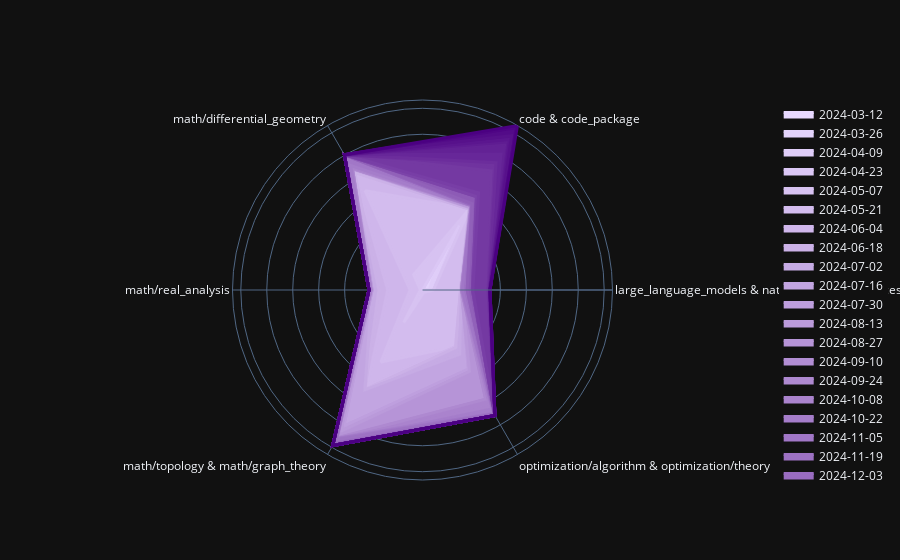

Notebook source saved alongside this figure:
### Code cell
progress_web(
    instances,
    "tags",
    "inferred_date",
    ts_delta="2w",
    groups=[
        ["code", "code_package"],
        ["large_language_models", "natural_language_processing"],
        ["math/topology", "math/graph_theory"],
        ["optimization/algorithm", "optimization/theory"],
        "math/differential_geometry",
        "math/real_analysis",
    ],
).show()

### Figure 1 — Plotly figure (JSON) as saved in the notebook; plotly's stock layout.template omitted (floating-point values rounded to 4 significant figures)
{"data": [{"fill": "tonext", "fillcolor": "#e8d9ff", "line": {"color": "#e8d9ff", "width": 3}, "mode": "lines", "name": "2024-03-12", "r": [1, 0, 0, 0, 0, 0, 1, 1], "theta": ["large_language_models & natural_language_processing", "code & code_package", "math/differential_geometry", "math/real_analysis", "math/topology & math/graph_theory", "optimization/algorithm & optimization/theory", "large_language_models & natural_language_processing"], "type": "scatterpolar"}, {"fill": "tonext", "fillcolor": "#e3d3fb", "line": {"color": "#e3d3fb", "width": 3}, "mode": "lines", "name": "2024-03-26", "r": [7, 29, 0, 0, 0, 0, 7, 7], "theta": ["large_language_models & natural_language_processing", "code & code_package", "math/differential_geometry", "math/real_analysis", "math/topology & math/graph_theory", "optimization/algorithm & optimization/theory", "large_language_models & natural_language_processing"], "type": "scatterpolar"}, {"fill": "tonext", "fillcolor": "#dfcdf8", "line": {"color": "#dfcdf8", "width": 3}, "mode": "lines", "name": "2024-04-09", "r": [20, 109, 0, 0, 0, 0, 20, 20], "theta": ["large_language_models & natural_language_processing", "code & code_package", "math/differential_geometry", "math/real_analysis", "math/topology & math/graph_theory", "optimization/algorithm & optimization/theory", "large_language_models & natural_language_processing"], "type": "scatterpolar"}, {"fill": "tonext", "fillcolor": "#dbc7f5", "line": {"color": "#dbc7f5", "width": 3}, "mode": "lines", "name": "2024-04-23", "r": [21, 143, 0, 0, 2, 0, 21, 21], "theta": ["large_language_models & natural_language_processing", "code & code_package", "math/differential_geometry", "math/real_analysis", "math/topology & math/graph_theory", "optimization/algorithm & optimization/theory", "large_language_models & natural_language_processing"], "type": "scatterpolar"}, {"fill": "tonext", "fillcolor": "#d7c2f1", "line": {"color": "#d7c2f1", "width": 3}, "mode": "lines", "name": "2024-05-07", "r": [21, 179, 34, 4, 72, 5, 21, 21], "theta": ["large_language_models & natural_language_processing", "code & code_package", "math/differential_geometry", "math/real_analysis", "math/topology & math/graph_theory", "optimization/algorithm & optimization/theory", "large_language_models & natural_language_processing"], "type": "scatterpolar"}, {"fill": "tonext", "fillcolor": "#d3bcee", "line": {"color": "#d3bcee", "width": 3}, "mode": "lines", "name": "2024-05-21", "r": [73, 180, 221, 24, 160, 126, 73, 73], "theta": ["large_language_models & natural_language_processing", "code & code_package", "math/differential_geometry", "math/real_analysis", "math/topology & math/graph_theory", "optimization/algorithm & optimization/theory", "large_language_models & natural_language_processing"], "type": "scatterpolar"}, {"fill": "tonext", "fillcolor": "#cfb6eb", "line": {"color": "#cfb6eb", "width": 3}, "mode": "lines", "name": "2024-06-04", "r": [73, 180, 259, 67, 213, 126, 73, 73], "theta": ["large_language_models & natural_language_processing", "code & code_package", "math/differential_geometry", "math/real_analysis", "math/topology & math/graph_theory", "optimization/algorithm & optimization/theory", "large_language_models & natural_language_processing"], "type": "scatterpolar"}, {"fill": "tonext", "fillcolor": "#cbb1e7", "line": {"color": "#cbb1e7", "width": 3}, "mode": "lines", "name": "2024-06-18", "r": [73, 180, 261, 84, 221, 128, 73, 73], "theta": ["large_language_models & natural_language_processing", "code & code_package", "math/differential_geometry", "math/real_analysis", "math/topology & math/graph_theory", "optimization/algorithm & optimization/theory", "large_language_models & natural_language_processing"], "type": "scatterpolar"}, {"fill": "tonext", "fillcolor": "#c6abe4", "line": {"color": "#c6abe4", "width": 3}, "mode": "lines", "name": "2024-07-02", "r": [75, 183, 268, 97, 222, 143, 75, 75], "theta": ["large_language_models & natural_language_processing", "code & code_package", "math/differential_geometry", "math/real_analysis", "math/topology & math/graph_theory", "optimization/algorithm & optimization/theory", "large_language_models & natural_language_processing"], "type": "scatterpolar"}, {"fill": "tonext", "fillcolor": "#c2a5e1", "line": {"color": "#c2a5e1", "width": 3}, "mode": "lines", "name": "2024-07-16", "r": [75, 183, 270, 97, 301, 175, 75, 75], "theta": ["large_language_models & natural_language_processing", "code & code_package", "math/differential_geometry", "math/real_analysis", "math/topology & math/graph_theory", "optimization/algorithm & optimization/theory", "large_language_models & natural_language_processing"], "type": "scatterpolar"}, {"fill": "tonext", "fillcolor": "#be9fde", "line": {"color": "#be9fde", "width": 3}, "mode": "lines", "name": "2024-07-30", "r": [75, 184, 270, 97, 302, 176, 75, 75], "theta": ["large_language_models & natural_language_processing", "code & code_package", "math/differential_geometry", "math/real_analysis", "math/topology & math/graph_theory", "optimization/algorithm & optimization/theory", "large_language_models & natural_language_processing"], "type": "scatterpolar"}, {"fill": "tonext", "fillcolor": "#ba9ada", "line": {"color": "#ba9ada", "width": 3}, "mode": "lines", "name": "2024-08-13", "r": [75, 184, 270, 97, 314, 181, 75, 75], "theta": ["large_language_models & natural_language_processing", "code & code_package", "math/differential_geometry", "math/real_analysis", "math/topology & math/graph_theory", "optimization/algorithm & optimization/theory", "large_language_models & natural_language_processing"], "type": "scatterpolar"}, {"fill": "tonext", "fillcolor": "#b694d7", "line": {"color": "#b694d7", "width": 3}, "mode": "lines", "name": "2024-08-27", "r": [75, 186, 270, 99, 328, 243, 75, 75], "theta": ["large_language_models & natural_language_processing", "code & code_package", "math/differential_geometry", "math/real_analysis", "math/topology & math/graph_theory", "optimization/algorithm & optimization/theory", "large_language_models & natural_language_processing"], "type": "scatterpolar"}, {"fill": "tonext", "fillcolor": "#b28ed4", "line": {"color": "#b28ed4", "width": 3}, "mode": "lines", "name": "2024-09-10", "r": [75, 188, 270, 99, 328, 243, 75, 75], "theta": ["large_language_models & natural_language_processing", "code & code_package", "math/differential_geometry", "math/real_analysis", "math/topology & math/graph_theory", "optimization/algorithm & optimization/theory", "large_language_models & natural_language_processing"], "type": "scatterpolar"}, {"fill": "tonext", "fillcolor": "#ae89d0", "line": {"color": "#ae89d0", "width": 3}, "mode": "lines", "name": "2024-09-24", "r": [75, 188, 270, 99, 329, 243, 75, 75], "theta": ["large_language_models & natural_language_processing", "code & code_package", "math/differential_geometry", "math/real_analysis", "math/topology & math/graph_theory", "optimization/algorithm & optimization/theory", "large_language_models & natural_language_processing"], "type": "scatterpolar"}, {"fill": "tonext", "fillcolor": "#aa83cd", "line": {"color": "#aa83cd", "width": 3}, "mode": "lines", "name": "2024-10-08", "r": [75, 188, 273, 99, 330, 259, 75, 75], "theta": ["large_language_models & natural_language_processing", "code & code_package", "math/differential_geometry", "math/real_analysis", "math/topology & math/graph_theory", "optimization/algorithm & optimization/theory", "large_language_models & natural_language_processing"], "type": "scatterpolar"}, {"fill": "tonext", "fillcolor": "#a57dca", "line": {"color": "#a57dca", "width": 3}, "mode": "lines", "name": "2024-10-22", "r": [76, 188, 277, 101, 330, 270, 76, 76], "theta": ["large_language_models & natural_language_processing", "code & code_package", "math/differential_geometry", "math/real_analysis", "math/topology & math/graph_theory", "optimization/algorithm & optimization/theory", "large_language_models & natural_language_processing"], "type": "scatterpolar"}, {"fill": "tonext", "fillcolor": "#a177c7", "line": {"color": "#a177c7", "width": 3}, "mode": "lines", "name": "2024-11-05", "r": [77, 188, 295, 103, 331, 274, 77, 77], "theta": ["large_language_models & natural_language_processing", "code & code_package", "math/differential_geometry", "math/real_analysis", "math/topology & math/graph_theory", "optimization/algorithm & optimization/theory", "large_language_models & natural_language_processing"], "type": "scatterpolar"}, {"fill": "tonext", "fillcolor": "#9d72c3", "line": {"color": "#9d72c3", "width": 3}, "mode": "lines", "name": "2024-11-19", "r": [83, 189, 300, 103, 333, 276, 83, 83], "theta": ["large_language_models & natural_language_processing", "code & code_package", "math/differential_geometry", "math/real_analysis", "math/topology & math/graph_theory", "optimization/algorithm & optimization/theory", "large_language_models & natural_language_processing"], "type": "scatterpolar"}, {"fill": "tonext", "fillcolor": "#996cc0", "line": {"color": "#996cc0", "width": 3}, "mode": "lines", "name": "2024-12-03", "r": [86, 190, 300, 103, 342, 276, 86, 86], "theta": ["large_language_models & natural_language_processing", "code & code_package", "math/differential_geometry", "math/real_analysis", "math/topology & math/graph_theory", "optimization/algorithm & optimization/theory", "large_language_models & natural_language_processing"], "type": "scatterpolar"}, {"fill": "tonext", "fillcolor": "#9566bd", "line": {"color": "#9566bd", "width": 3}, "mode": "lines", "name": "2024-12-17", "r": [86, 190, 300, 103, 343, 279, 86, 86], "theta": ["large_language_models & natural_language_processing", "code & code_package", "math/differential_geometry", "math/real_analysis", "math/topology & math/graph_theory", "optimization/algorithm & optimization/theory", "large_language_models & natural_language_processing"], "type": "scatterpolar"}, {"fill": "tonext", "fillcolor": "#9161b9", "line": {"color": "#9161b9", "width": 3}, "mode": "lines", "name": "2024-12-31", "r": [86, 192, 301, 103, 346, 279, 86, 86], "theta": ["large_language_models & natural_language_processing", "code & code_package", "math/differential_geometry", "math/real_analysis", "math/topology & math/graph_theory", "optimization/algorithm & optimization/theory", "large_language_models & natural_language_processing"], "type": "scatterpolar"}, {"fill": "tonext", "fillcolor": "#8d5bb6", "line": {"color": "#8d5bb6", "width": 3}, "mode": "lines", "name": "2025-01-14", "r": [96, 205, 301, 103, 346, 279, 96, 96], "theta": ["large_language_models & natural_language_processing", "code & code_package", "math/differential_geometry", "math/real_analysis", "math/topology & math/graph_theory", "optimization/algorithm & optimization/theory", "large_language_models & natural_language_processing"], "type": "scatterpolar"}, {"fill": "tonext", "fillcolor": "#8855b3", "line": {"color": "#8855b3", "width": 3}, "mode": "lines", "name": "2025-01-28", "r": [96, 207, 301, 103, 346, 279, 96, 96], "theta": ["large_language_models & natural_language_processing", "code & code_package", "math/differential_geometry", "math/real_analysis", "math/topology & math/graph_theory", "optimization/algorithm & optimization/theory", "large_language_models & natural_language_processing"], "type": "scatterpolar"}, {"fill": "tonext", "fillcolor": "#844fb0", "line": {"color": "#844fb0", "width": 3}, "mode": "lines", "name": "2025-02-11", "r": [96, 208, 301, 103, 346, 279, 96, 96], "theta": ["large_language_models & natural_language_processing", "code & code_package", "math/differential_geometry", "math/real_analysis", "math/topology & math/graph_theory", "optimization/algorithm & optimization/theory", "large_language_models & natural_language_processing"], "type": "scatterpolar"}, {"fill": "tonext", "fillcolor": "#804aac", "line": {"color": "#804aac", "width": 3}, "mode": "lines", "name": "2025-02-25", "r": [96, 208, 301, 103, 346, 279, 96, 96], "theta": ["large_language_models & natural_language_processing", "code & code_package", "math/differential_geometry", "math/real_analysis", "math/topology & math/graph_theory", "optimization/algorithm & optimization/theory", "large_language_models & natural_language_processing"], "type": "scatterpolar"}, {"fill": "tonext", "fillcolor": "#7c44a9", "line": {"color": "#7c44a9", "width": 3}, "mode": "lines", "name": "2025-03-11", "r": [96, 208, 301, 103, 346, 279, 96, 96], "theta": ["large_language_models & natural_language_processing", "code & code_package", "math/differential_geometry", "math/real_analysis", "math/topology & math/graph_theory", "optimization/algorithm & optimization/theory", "large_language_models & natural_language_processing"], "type": "scatterpolar"}, {"fill": "tonext", "fillcolor": "#783ea6", "line": {"color": "#783ea6", "width": 3}, "mode": "lines", "name": "2025-03-25", "r": [97, 216, 301, 103, 346, 279, 97, 97], "theta": ["large_language_models & natural_language_processing", "code & code_package", "math/differential_geometry", "math/real_analysis", "math/topology & math/graph_theory", "optimization/algorithm & optimization/theory", "large_language_models & natural_language_processing"], "type": "scatterpolar"}, {"fill": "tonext", "fillcolor": "#7439a2", "line": {"color": "#7439a2", "width": 3}, "mode": "lines", "name": "2025-04-08", "r": [126, 265, 301, 103, 346, 279, 126, 126], "theta": ["large_language_models & natural_language_processing", "code & code_package", "math/differential_geometry", "math/real_analysis", "math/topology & math/graph_theory", "optimization/algorithm & optimization/theory", "large_language_models & natural_language_processing"], "type": "scatterpolar"}, {"fill": "tonext", "fillcolor": "#70339f", "line": {"color": "#70339f", "width": 3}, "mode": "lines", "name": "2025-04-22", "r": [126, 278, 301, 103, 346, 279, 126, 126], "theta": ["large_language_models & natural_language_processing", "code & code_package", "math/differential_geometry", "math/real_analysis", "math/topology & math/graph_theory", "optimization/algorithm & optimization/theory", "large_language_models & natural_language_processing"], "type": "scatterpolar"}, {"fill": "tonext", "fillcolor": "#6c2d9c", "line": {"color": "#6c2d9c", "width": 3}, "mode": "lines", "name": "2025-05-06", "r": [128, 283, 301, 103, 346, 279, 128, 128], "theta": ["large_language_models & natural_language_processing", "code & code_package", "math/differential_geometry", "math/real_analysis", "math/topology & math/graph_theory", "optimization/algorithm & optimization/theory", "large_language_models & natural_language_processing"], "type": "scatterpolar"}, {"fill": "tonext", "fillcolor": "#672799", "line": {"color": "#672799", "width": 3}, "mode": "lines", "name": "2025-05-20", "r": [129, 302, 301, 103, 346, 279, 129, 129], "theta": ["large_language_models & natural_language_processing", "code & code_package", "math/differential_geometry", "math/real_analysis", "math/topology & math/graph_theory", "optimization/algorithm & optimization/theory", "large_language_models & natural_language_processing"], "type": "scatterpolar"}, {"fill": "tonext", "fillcolor": "#632295", "line": {"color": "#632295", "width": 3}, "mode": "lines", "name": "2025-06-03", "r": [129, 325, 301, 103, 346, 279, 129, 129], "theta": ["large_language_models & natural_language_processing", "code & code_package", "math/differential_geometry", "math/real_analysis", "math/topology & math/graph_theory", "optimization/algorithm & optimization/theory", "large_language_models & natural_language_processing"], "type": "scatterpolar"}, {"fill": "tonext", "fillcolor": "#5f1c92", "line": {"color": "#5f1c92", "width": 3}, "mode": "lines", "name": "2025-06-17", "r": [129, 329, 301, 103, 346, 279, 129, 129], "theta": ["large_language_models & natural_language_processing", "code & code_package", "math/differential_geometry", "math/real_analysis", "math/topology & math/graph_theory", "optimization/algorithm & optimization/theory", "large_language_models & natural_language_processing"], "type": "scatterpolar"}, {"fill": "tonext", "fillcolor": "#5b168f", "line": {"color": "#5b168f", "width": 3}, "mode": "lines", "name": "2025-07-01", "r": [130, 335, 301, 103, 346, 279, 130, 130], "theta": ["large_language_models & natural_language_processing", "code & code_package", "math/differential_geometry", "math/real_analysis", "math/topology & math/graph_theory", "optimization/algorithm & optimization/theory", "large_language_models & natural_language_processing"], "type": "scatterpolar"}, {"fill": "tonext", "fillcolor": "#57118b", "line": {"color": "#57118b", "width": 3}, "mode": "lines", "name": "2025-07-15", "r": [130, 343, 301, 103, 346, 279, 130, 130], "theta": ["large_language_models & natural_language_processing", "code & code_package", "math/differential_geometry", "math/real_analysis", "math/topology & math/graph_theory", "optimization/algorithm & optimization/theory", "large_language_models & natural_language_processing"], "type": "scatterpolar"}, {"fill": "tonext", "fillcolor": "#530b88", "line": {"color": "#530b88", "width": 3}, "mode": "lines", "name": "2025-07-29", "r": [130, 361, 301, 103, 346, 279, 130, 130], "theta": ["large_language_models & natural_language_processing", "code & code_package", "math/differential_geometry", "math/real_analysis", "math/topology & math/graph_theory", "optimization/algorithm & optimization/theory", "large_language_models & natural_language_processing"], "type": "scatterpolar"}, {"fill": "tonext", "fillcolor": "#4f0585", "line": {"color": "#4f0585", "width": 3}, "mode": "lines", "name": "2025-08-12", "r": [130, 361, 301, 103, 346, 279, 130, 130], "theta": ["large_language_models & natural_language_processing", "code & code_package", "math/differential_geometry", "math/real_analysis", "math/topology & math/graph_theory", "optimization/algorithm & optimization/theory", "large_language_models & natural_language_processing"], "type": "scatterpolar"}, {"fill": "tonext", "fillcolor": "#4b0082", "line": {"color": "#4b0082", "width": 3}, "mode": "lines", "name": "2025-08-26", "r": [130, 366, 301, 103, 346, 279, 130, 130], "theta": ["large_language_models & natural_language_processing", "code & code_package", "math/differential_geometry", "math/real_analysis", "math/topology & math/graph_theory", "optimization/algorithm & optimization/theory", "large_language_models & natural_language_processing"], "type": "scatterpolar"}], "layout": {"polar": {"angularaxis": {"layer": "below traces"}, "radialaxis": {"showticklabels": false, "tick0": 0}}}}
